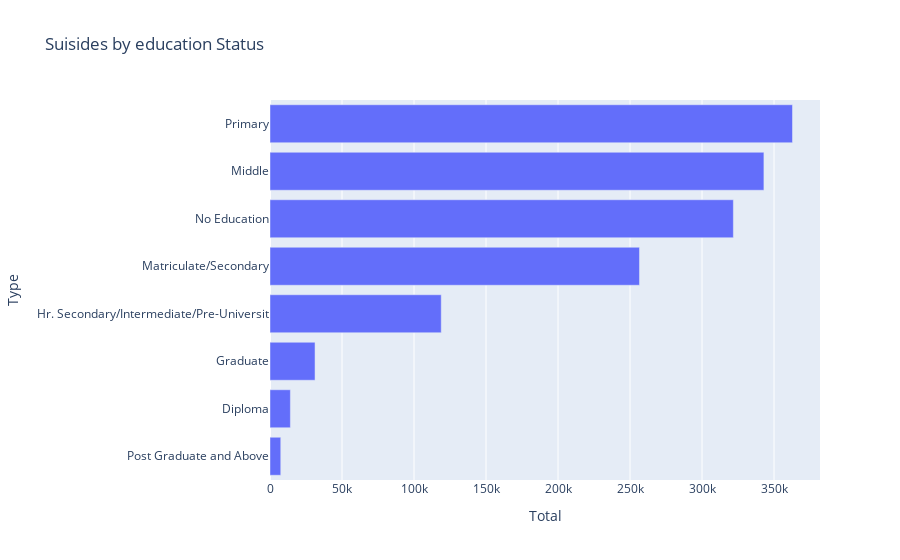

Notebook source saved alongside this figure:
### Code cell
px.bar(data_frame=edustatofsuiside, x = 'Total', y = 'Type', title= "Suisides by education Status")

### Figure 1 — Plotly figure (JSON) as saved in the notebook; plotly's stock layout.template omitted (floating-point values rounded to 4 significant figures)
{"data": [{"alignmentgroup": "True", "hovertemplate": "Total=%{x}<br>Type=%{y}<extra></extra>", "legendgroup": "", "marker": {"color": "#636efa", "pattern": {"shape": ""}}, "name": "", "offsetgroup": "", "orientation": "h", "showlegend": false, "textposition": "auto", "type": "bar", "x": [7475, 14153, 31274, 118908, 256566, 321757, 342971, 362827], "xaxis": "x", "y": ["Post Graduate and Above", "Diploma", "Graduate", "Hr. Secondary/Intermediate/Pre-Universit", "Matriculate/Secondary", "No Education", "Middle", "Primary"], "yaxis": "y"}], "layout": {"barmode": "relative", "legend": {"tracegroupgap": 0}, "title": {"text": "Suisides by education Status"}, "xaxis": {"anchor": "y", "domain": [0, 1], "title": {"text": "Total"}}, "yaxis": {"anchor": "x", "domain": [0, 1], "title": {"text": "Type"}}}}
